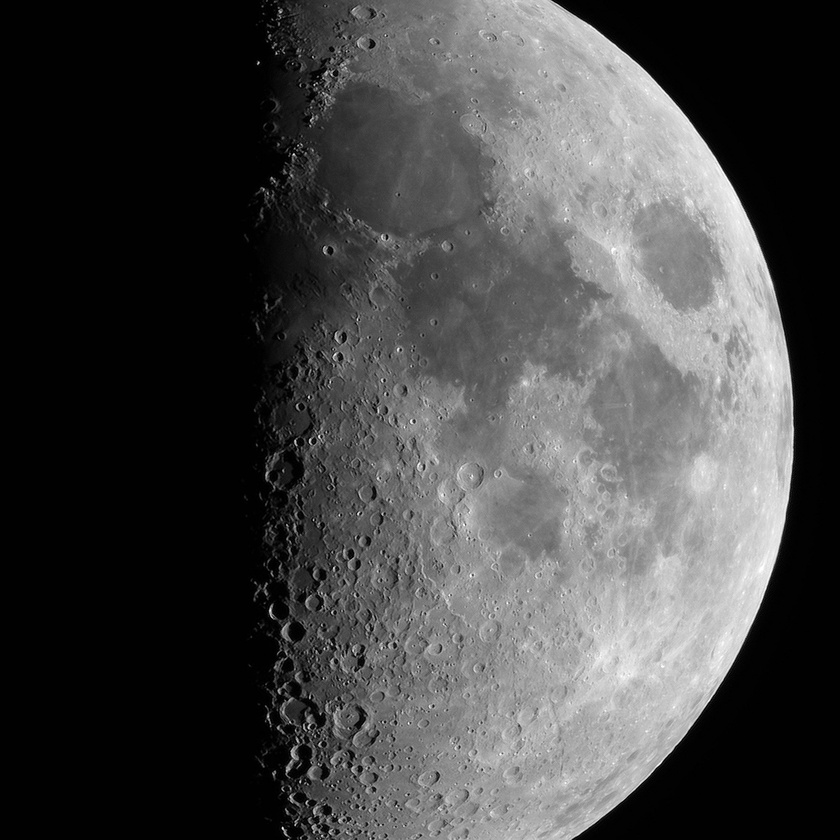
#> input picture papers/superderivative/data/moon_sky.jpg, 840 x 840 px, shrunk from 2500 x 2500 before the run
$ python -i superderivative_edge.py   (imports and definitions only)
#> lines starting #> are read from the running program, lines starting #| are printed output that depends on the picture
#> further down, picture is the input picture: shape (840, 840); min 0, max 255, mean 69.5
"""Superderivative and relative-gradient edge operators.

Implements the radial score L=(x I_x+y I_y)/I, the log-gradient magnitude
||grad I||/I, and the parametric family ||grad I||/I^p.
"""
from __future__ import annotations

import numpy as np
from scipy import ndimage


# [8 lines left out: function _validate_image, not called in this run]


def _derivatives(image: np.ndarray, method: str = "sobel") -> tuple[np.ndarray, np.ndarray]:
    """Estimate I_x and I_y with a classical derivative kernel.

    Kernels are applied by convolution; the 2x2 Roberts mask is therefore flipped.
    """
#> called with method = 'sobel'
    if method == "sobel":
        ix = ndimage.sobel(image, axis=1)
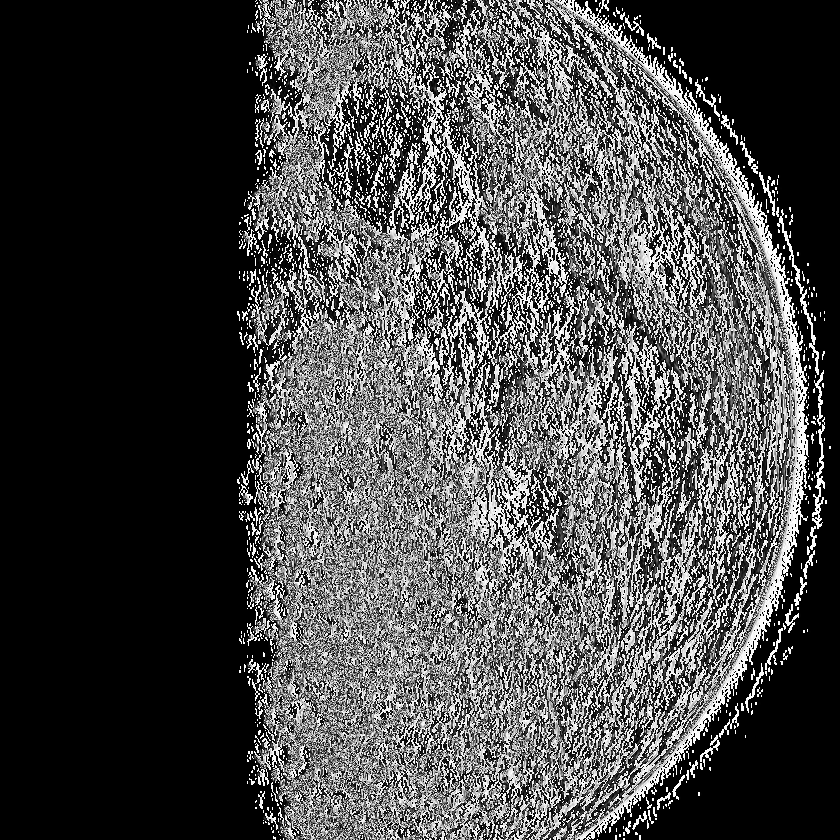
#> ix: shape (840, 840); min 0, max 255, mean 74
        iy = ndimage.sobel(image, axis=0)
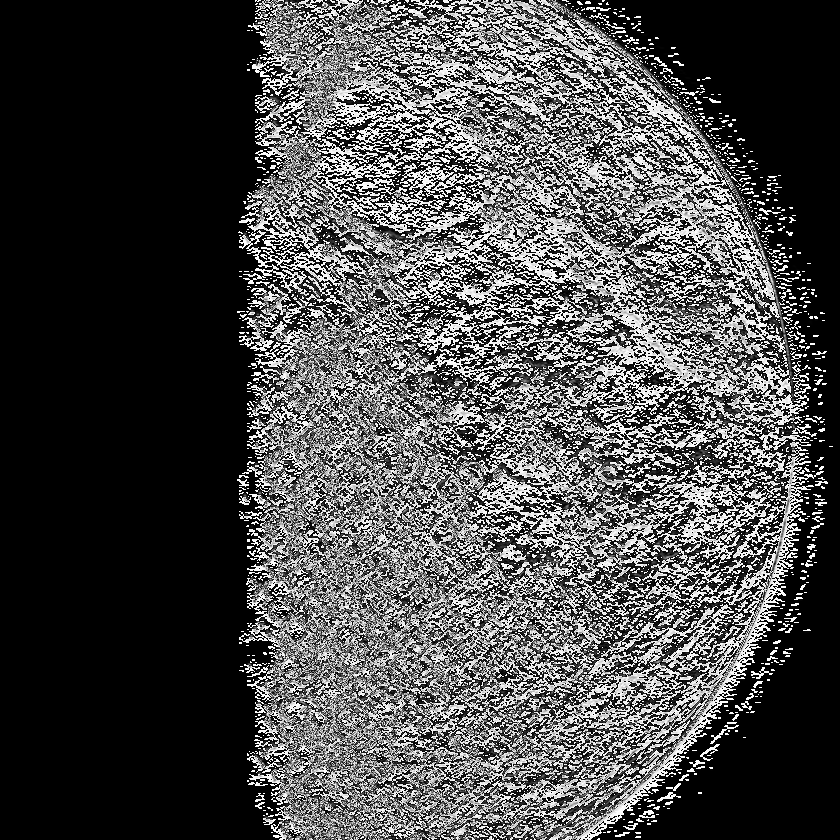
#> iy: shape (840, 840); min 0, max 255, mean 74.5
    elif method == "scharr":
        kx = np.array([[-3, 0, 3], [-10, 0, 10], [-3, 0, 3]], dtype=np.float64)
        ky = kx.T
        ix = ndimage.convolve(image, kx)
        iy = ndimage.convolve(image, ky)
    elif method == "prewitt":
        ix = ndimage.prewitt(image, axis=1)
        iy = ndimage.prewitt(image, axis=0)
    elif method == "roberts":
        ix = ndimage.convolve(image, np.array([[1, 0], [0, -1]], dtype=np.float64))
        iy = ndimage.convolve(image, np.array([[0, 1], [-1, 0]], dtype=np.float64))
    else:
        raise ValueError(f"unknown derivative method: {method}")
    return ix, iy


# [198 lines left out: functions superderivative_score, superderivative_magnitude, log_gradient_magnitude, radial_score_magnitude, parametric_magnitude, parametric_log_magnitude and 9 more, not called in this run]

>>> import cv2
>>> picture = cv2.imread('../data/moon_sky.jpg', cv2.IMREAD_GRAYSCALE)
>>> result = _derivatives(picture)
